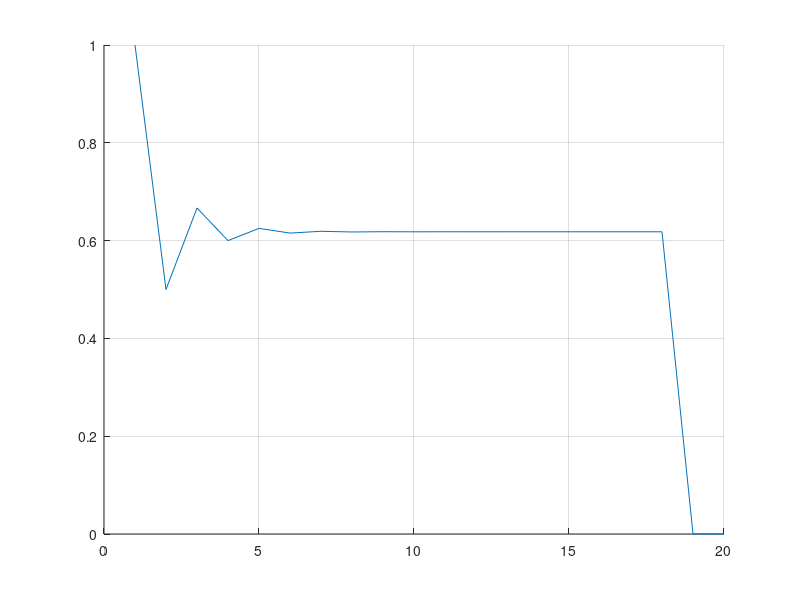

Write MATLAB code to recreate this figure.
clc; clear; close;
format long e

N = 20;

fib_array = zeros(1, N);
fib_array(1) = 0;
fib_array(2) = 1;

for i = 3:N
    fib_array(i) = fib_array(i-1) + fib_array(i-2);
end

disp(fib_array)
S = sum(fib_array);
disp(S)

ratio = zeros(1, N);
ratio(1) = fib_array(1) / fib_array(2);

for i = 1:N-2
    ratio(i) = fib_array(i+1) / fib_array(i+2);
end

disp(ratio)

figure
hold on; grid on;
plot(ratio)